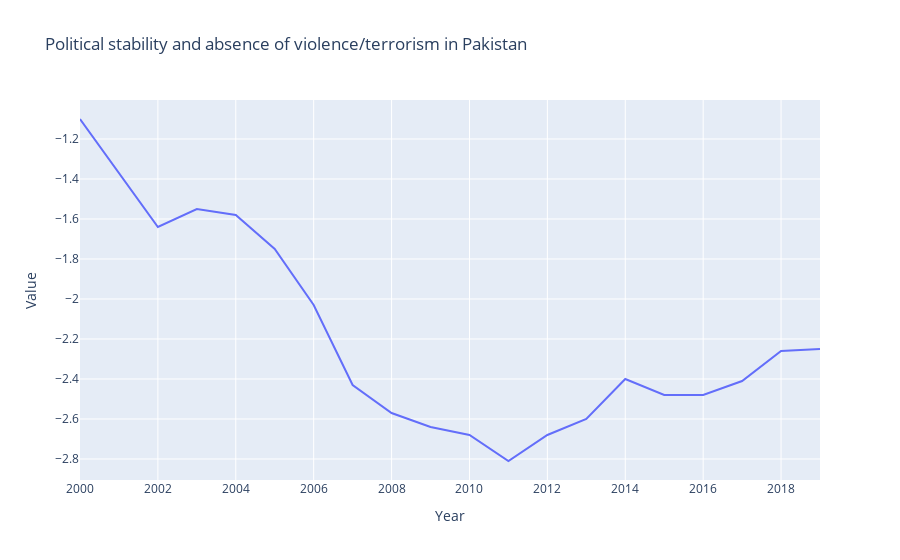

The code cell stored with this chart in its notebook:
### Code cell
import plotly.express as px

# df = px.data.gapminder().query("country=='Canada'")
fig = px.line(reset_data, x="Year", y="Value", title='Political stability and absence of violence/terrorism in Pakistan')

fig.show()

### Figure 1 — Plotly figure (JSON) as saved in the notebook; plotly's stock layout.template omitted (floating-point values rounded to 4 significant figures)
{"data": [{"hovertemplate": "Year=%{x}<br>Value=%{y}<extra></extra>", "legendgroup": "", "line": {"color": "#636efa", "dash": "solid"}, "marker": {"symbol": "circle"}, "mode": "lines", "name": "", "orientation": "v", "showlegend": false, "type": "scatter", "x": [2000, 2002, 2003, 2004, 2005, 2006, 2007, 2008, 2009, 2010, 2011, 2012, 2013, 2014, 2015, 2016, 2017, 2018, 2019], "xaxis": "x", "y": [-1.1, -1.64, -1.55, -1.58, -1.75, -2.03, -2.43, -2.57, -2.64, -2.68, -2.81, -2.68, -2.6, -2.4, -2.48, -2.48, -2.41, -2.26, -2.25], "yaxis": "y"}], "layout": {"legend": {"tracegroupgap": 0}, "title": {"text": "Political stability and absence of violence/terrorism in Pakistan"}, "xaxis": {"anchor": "y", "domain": [0, 1], "title": {"text": "Year"}}, "yaxis": {"anchor": "x", "domain": [0, 1], "title": {"text": "Value"}}}}
